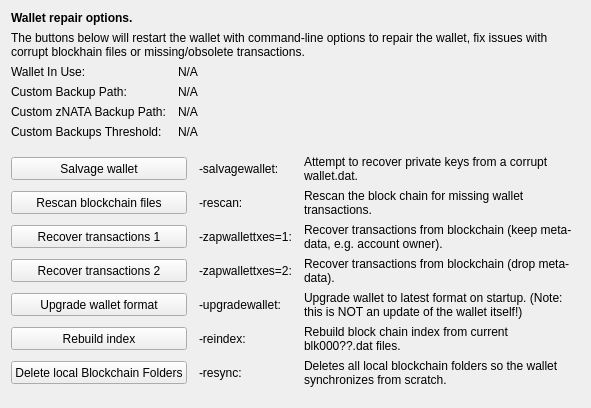
     <widget class="QWidget" name="tab_repair">
      <attribute name="title">
       <string>&amp;Wallet Repair</string>
      </attribute>
      <layout class="QGridLayout" name="gridLayout_4" columnstretch="0,0,0,0">
       <property name="horizontalSpacing">
        <number>12</number>
       </property>
       <item row="0" column="0" colspan="4">
        <widget class="QLabel" name="label_repair_header">
         <property name="font">
          <font>
           <weight>75</weight>
           <bold>true</bold>
          </font>
         </property>
         <property name="text">
          <string>Wallet repair options.</string>
         </property>
        </widget>
       </item>
       <item row="1" column="0" colspan="4">
        <widget class="QLabel" name="label_repair_helptext">
         <property name="font">
          <font>
           <weight>50</weight>
           <bold>false</bold>
          </font>
         </property>
         <property name="text">
          <string>The buttons below will restart the wallet with command-line options to repair the wallet, fix issues with corrupt blockhain files or missing/obsolete transactions.</string>
         </property>
         <property name="wordWrap">
          <bool>true</bool>
         </property>
        </widget>
       </item>
       <item row="2" column="0">
        <widget class="QLabel" name="wallet_path_label">
         <property name="text">
          <string>Wallet In Use:</string>
         </property>
        </widget>
       </item>
       <item row="2" column="1" colspan="3">
        <widget class="QLabel" name="wallet_path">
         <property name="cursor">
          <cursorShape>IBeamCursor</cursorShape>
         </property>
         <property name="text">
          <string>N/A</string>
         </property>
         <property name="textFormat">
          <enum>Qt::PlainText</enum>
         </property>
         <property name="textInteractionFlags">
          <set>Qt::LinksAccessibleByMouse|Qt::TextSelectableByKeyboard|Qt::TextSelectableByMouse</set>
         </property>
        </widget>
       </item>
       <item row="3" column="0">
        <widget class="QLabel" name="wallet_custombackuppath_label">
         <property name="visible">
          <bool>false</bool>
         </property>
         <property name="text">
          <string>Custom Backup Path:</string>
         </property>
        </widget>
       </item>
       <item row="3" column="1" colspan="3">
        <widget class="QLabel" name="wallet_custombackuppath">
         <property name="cursor">
          <cursorShape>IBeamCursor</cursorShape>
         </property>
         <property name="visible">
          <bool>false</bool>
         </property>
         <property name="text">
          <string>N/A</string>
         </property>
         <property name="textFormat">
          <enum>Qt::PlainText</enum>
         </property>
         <property name="textInteractionFlags">
          <set>Qt::LinksAccessibleByMouse|Qt::TextSelectableByKeyboard|Qt::TextSelectableByMouse</set>
         </property>
        </widget>
       </item>
       <item row="4" column="0">
        <widget class="QLabel" name="wallet_customznatabackuppath_label">
         <property name="visible">
          <bool>false</bool>
         </property>
         <property name="text">
          <string>Custom zNATA Backup Path:</string>
         </property>
        </widget>
       </item>
       <item row="4" column="1" colspan="3">
        <widget class="QLabel" name="wallet_customznatabackuppath">
         <property name="cursor">
          <cursorShape>IBeamCursor</cursorShape>
         </property>
         <property name="visible">
          <bool>false</bool>
         </property>
         <property name="text">
          <string>N/A</string>
         </property>
         <property name="textFormat">
          <enum>Qt::PlainText</enum>
         </property>
         <property name="textInteractionFlags">
          <set>Qt::LinksAccessibleByMouse|Qt::TextSelectableByKeyboard|Qt::TextSelectableByMouse</set>
         </property>
        </widget>
       </item>
       <item row="5" column="0">
        <widget class="QLabel" name="wallet_custombackupthreshold_label">
         <property name="visible">
          <bool>false</bool>
         </property>
         <property name="text">
          <string>Custom Backups Threshold:</string>
         </property>
        </widget>
       </item>
       <item row="5" column="1" colspan="3">
        <widget class="QLabel" name="wallet_custombackupthreshold">
         <property name="cursor">
          <cursorShape>IBeamCursor</cursorShape>
         </property>
         <property name="visible">
          <bool>false</bool>
         </property>
         <property name="text">
          <string>N/A</string>
         </property>
         <property name="textFormat">
          <enum>Qt::PlainText</enum>
         </property>
         <property name="textInteractionFlags">
          <set>Qt::LinksAccessibleByMouse|Qt::TextSelectableByKeyboard|Qt::TextSelectableByMouse</set>
         </property>
        </widget>
       </item>
       <item row="6" column="0">
        <spacer name="verticalSpacer_repair1">
         <property name="orientation">
          <enum>Qt::Vertical</enum>
         </property>
         <property name="sizeHint" stdset="0">
          <size>
           <width>10</width>
           <height>10</height>
          </size>
         </property>
        </spacer>
       </item>
       <item row="7" column="0" colspan="2">
        <widget class="QPushButton" name="btn_salvagewallet">
         <property name="minimumSize">
          <size>
           <width>100</width>
           <height>23</height>
          </size>
         </property>
         <property name="text">
          <string>Salvage wallet</string>
         </property>
        </widget>
       </item>
       <item row="7" column="2">
        <widget class="QLabel" name="label_repair_salvage_command">
         <property name="text">
          <string notr="true">-salvagewallet:</string>
         </property>
        </widget>
       </item>
       <item row="7" column="3">
        <widget class="QLabel" name="label_repair_salvage">
         <property name="text">
          <string>Attempt to recover private keys from a corrupt wallet.dat.</string>
         </property>
         <property name="wordWrap">
          <bool>true</bool>
         </property>
        </widget>
       </item>
       <item row="8" column="0" colspan="2">
        <widget class="QPushButton" name="btn_rescan">
         <property name="minimumSize">
          <size>
           <width>100</width>
           <height>23</height>
          </size>
         </property>
         <property name="text">
          <string>Rescan blockchain files</string>
         </property>
        </widget>
       </item>
       <item row="8" column="2">
        <widget class="QLabel" name="label_repair_rescan_command">
         <property name="text">
          <string notr="true">-rescan:</string>
         </property>
        </widget>
       </item>
       <item row="8" column="3">
        <widget class="QLabel" name="label_repair_rescan">
         <property name="text">
          <string>Rescan the block chain for missing wallet transactions.</string>
         </property>
         <property name="wordWrap">
          <bool>true</bool>
         </property>
        </widget>
       </item>
       <item row="9" column="0" colspan="2">
        <widget class="QPushButton" name="btn_zapwallettxes1">
         <property name="minimumSize">
          <size>
           <width>100</width>
           <height>23</height>
          </size>
         </property>
         <property name="text">
          <string>Recover transactions 1</string>
         </property>
        </widget>
       </item>
       <item row="9" column="2">
        <widget class="QLabel" name="label_repair_zap1_command">
         <property name="text">
          <string notr="true">-zapwallettxes=1:</string>
         </property>
        </widget>
       </item>
       <item row="9" column="3">
        <widget class="QLabel" name="label_repair_zap1">
         <property name="text">
          <string>Recover transactions from blockchain (keep meta-data, e.g. account owner).</string>
         </property>
         <property name="wordWrap">
          <bool>true</bool>
         </property>
        </widget>
       </item>
       <item row="10" column="0" colspan="2">
        <widget class="QPushButton" name="btn_zapwallettxes2">
         <property name="minimumSize">
          <size>
           <width>100</width>
           <height>23</height>
          </size>
         </property>
         <property name="text">
          <string>Recover transactions 2</string>
         </property>
        </widget>
       </item>
       <item row="10" column="2">
        <widget class="QLabel" name="label_repair_zap2_command">
         <property name="text">
          <string notr="true">-zapwallettxes=2:</string>
         </property>
        </widget>
       </item>
       <item row="10" column="3">
        <widget class="QLabel" name="label_repair_zap2">
         <property name="text">
          <string>Recover transactions from blockchain (drop meta-data).</string>
         </property>
         <property name="wordWrap">
          <bool>true</bool>
         </property>
        </widget>
       </item>
       <item row="11" column="0" colspan="2">
        <widget class="QPushButton" name="btn_upgradewallet">
         <property name="minimumSize">
          <size>
           <width>100</width>
           <height>23</height>
          </size>
         </property>
         <property name="text">
          <string>Upgrade wallet format</string>
         </property>
        </widget>
       </item>
       <item row="11" column="2">
        <widget class="QLabel" name="label_repair_upgrade_command">
         <property name="text">
          <string notr="true">-upgradewallet:</string>
         </property>
        </widget>
       </item>
       <item row="11" column="3">
        <widget class="QLabel" name="label_repair_upgrade">
         <property name="text">
          <string>Upgrade wallet to latest format on startup. (Note: this is NOT an update of the wallet itself!)</string>
         </property>
         <property name="wordWrap">
          <bool>true</bool>
         </property>
        </widget>
       </item>
       <item row="12" column="0" colspan="2">
        <widget class="QPushButton" name="btn_reindex">
         <property name="minimumSize">
          <size>
           <width>100</width>
           <height>23</height>
          </size>
         </property>
         <property name="text">
          <string>Rebuild index</string>
         </property>
        </widget>
       </item>
       <item row="12" column="2">
        <widget class="QLabel" name="label_repair_reindex_command">
         <property name="text">
          <string notr="true">-reindex:</string>
         </property>
        </widget>
       </item>
       <item row="12" column="3">
        <widget class="QLabel" name="label_repair_reindex">
         <property name="text">
          <string>Rebuild block chain index from current blk000??.dat files.</string>
         </property>
         <property name="wordWrap">
          <bool>true</bool>
         </property>
        </widget>
       </item>
       <item row="13" column="0" colspan="2">
        <widget class="QPushButton" name="btn_resync">
         <property name="minimumSize">
          <size>
           <width>100</width>
           <height>23</height>
          </size>
         </property>
         <property name="text">
          <string>Delete local Blockchain Folders</string>
         </property>
        </widget>
       </item>
       <item row="13" column="2">
        <widget class="QLabel" name="label_repair_resync_command">
         <property name="text">
          <string>-resync:</string>
         </property>
        </widget>
       </item>
       <item row="13" column="3">
        <widget class="QLabel" name="label_repair_resync">
         <property name="text">
          <string>Deletes all local blockchain folders so the wallet synchronizes from scratch.</string>
         </property>
         <property name="wordWrap">
          <bool>true</bool>
         </property>
        </widget>
       </item>
       <item row="14" column="0">
        <spacer name="verticalSpacer_repair2">
         <property name="orientation">
          <enum>Qt::Vertical</enum>
         </property>
         <property name="sizeHint" stdset="0">
          <size>
           <width>20</width>
           <height>10</height>
          </size>
         </property>
        </spacer>
       </item>
      </layout>
     </widget>
